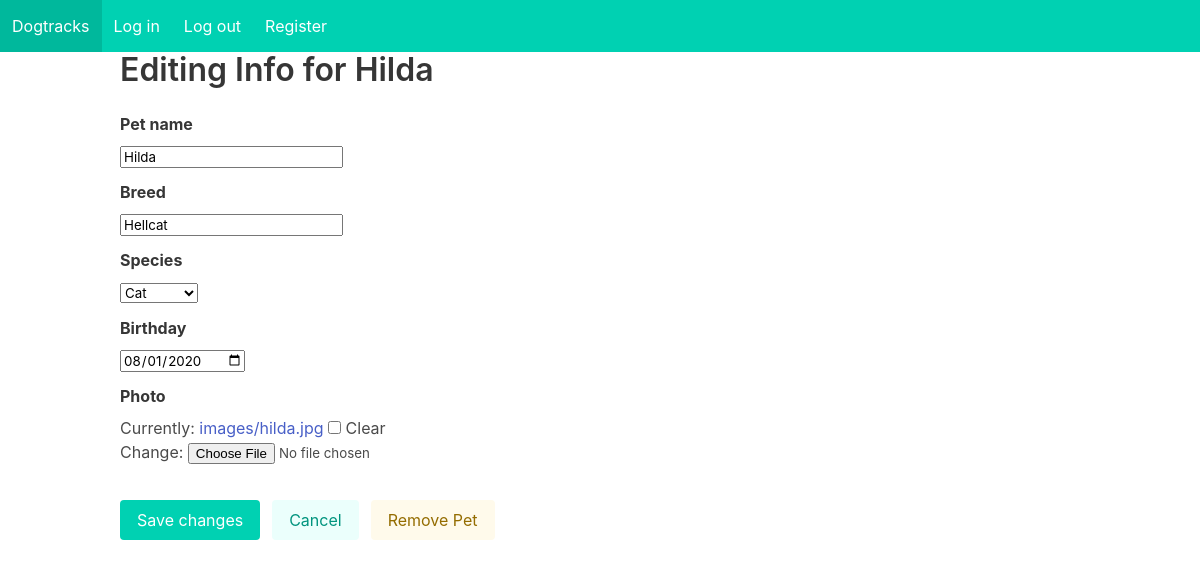
The app's page /dogtracks/update-pet/22 (signed in) with its own data.
### dogtracks/models.py (models this page shows, shortened)
class Animal(models.Model):
	CHOICES = (('dog', 'Dog'), ('cat', 'Cat'), ('horse', 'Horse'), ('other', 'Other'))
	owner = models.ForeignKey(User, related_name='animals', on_delete=models.SET_NULL, null=True)
	name = models.CharField(max_length=25, null=False, blank=False, verbose_name="Pet name")
	photo = models.ImageField(upload_to='images/', null=True, blank=True)
	breed = models.CharField(max_length=25, blank=True)
	species = models.CharField(choices=CHOICES, max_length=10, blank=True)
	birthday = models.DateField(auto_now=False, auto_now_add=False, null=True, blank=True)

### dogtracks/views.py (the view)
# urls.py: path('update-pet/<int:id>', views.edit_pet, name="update_pet"),
def edit_pet(request, id=None):
	if id:
		pet = Animal.objects.filter(id=id).first()
		title = f"Editing Info for {pet.name}"
		if pet.owner != request.user:
			return HttpResponseForbidden()
	else:
		pet = Animal(owner=request.user)
		title = "Let's add your pet!"
	if request.method == 'POST':
		form = AnimalForm(request.POST, request.FILES, instance=pet)
		print(f"\n\n{form.__dict__}")
		if form.is_valid():
			form.save()
			return HttpResponseRedirect(reverse('index'))
	elif request.method == 'GET':
		form = AnimalForm(instance=pet)
	context = {"form": form,
				"title": title}
	return render(request, 'dogtracks/pet-form.html', context)

### dogtracks/models.py
class AnimalForm(ModelForm):
	class Meta:
		model = Animal
		fields = ['name', 'breed', 'species', 'birthday', 'photo']
		widgets = {'birthday': forms.NumberInput(attrs={'type': 'date'})}

### dogtracks/templates/dogtracks/pet-form.html (shortened to what this page needs)
{% extends 'dogtracks/template.html' %}
{% load static %}
{% block content %}
<div class="container">
	<h1 class="title">{{ title }}</h1>
	<form action="" method="post" enctype="multipart/form-data">
		<div class="field">
			<label class="label">{{ form.name.label }}</label>
			<div class="control">
				{{ form.name }}
			</div>
		</div>
		<div class="field">
			<label class="label">{{ form.breed.label }}</label>
			<div class="control">
				{{ form.breed }}
			</div>
		</div>
		<div class="field">
			<label class="label">{{ form.species.label }}</label>
			<div class="control">
				{{ form.species }}
			</div>
		</div>
		<div class="field">
			<label class="label">{{ form.birthday.label }}</label>
			<div class="control">
				{{ form.birthday }}
			</div>
		</div>
		<div class="field">
			<label class="label">{{ form.photo.label }}</label>
			<div class="control">
			{{ form.photo }}
			</div>
		</div>
		<br>
		<div class="field is-grouped">
			<div class="control">
				<input class="button is-primary" type="submit" value="Save changes" />
			</div>
			<div class="control">
				<button id="btn-cancel-changes" class="button is-primary is-light">
				Cancel
				</button>
			</div>
			{% if form.instance.id %}
				<div class="control" >
					<a class="button is-warning is-light is-link" href="/dogtracks/remove-pet/{{ form.instance.id }}">
					Remove Pet
					</a>
				</div>
			{% endif %}
		</div>
	</form>
</div>
{% endblock %}

### records on screen
Animal: name "Hilda", breed "Hellcat", species "Cat", birthday "08/01/2020"

### other values on screen
{{ title }} "Editing Info for Hilda"
